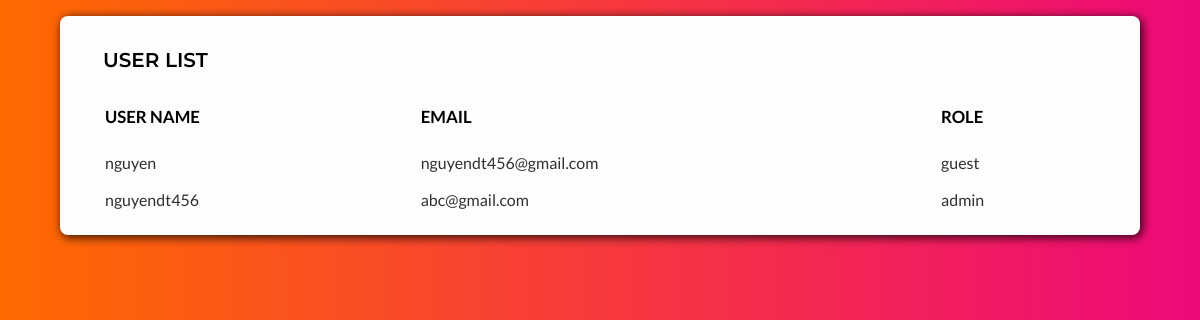
Page / (signed in) on the earlier database version.
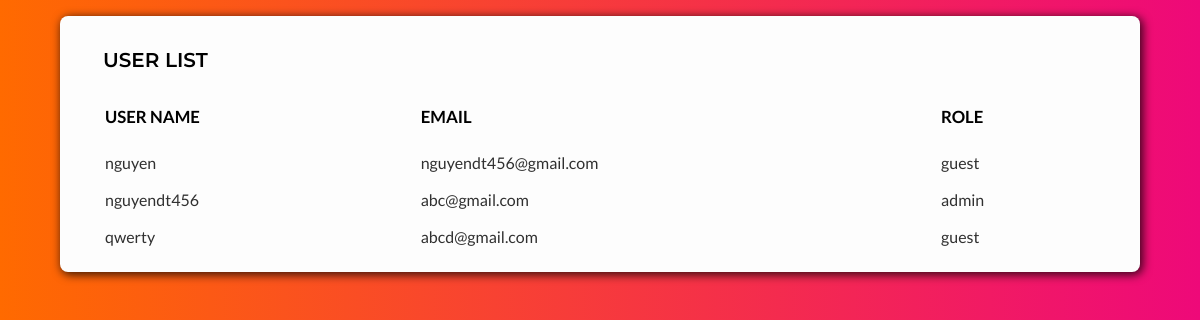
Same page on the later database version.
### models.py (models this page shows, shortened)
class User(db.Model, UserMixin):
    __tablename__ = 'users'
    id = db.Column(db.Integer, primary_key = True)
    username = db.Column(db.String(80), unique = True, nullable = False)
    password = db.Column(db.String(120), unique = False, nullable = False)
    email = db.Column(db.String(120), nullable = False)
    role = db.relationship('Role', secondary = 'user_role', backref = db.backref('roler',lazy = 'dynamic'))

class Role(db.Model):
    __tablename__ = 'roles'
    id = db.Column(db.Integer(), primary_key = True)
    name = db.Column(db.String(20), unique = True)

### routes.py (the view, shortened to what this page needs)
@app.route("/",methods = ['GET','POST'])
def index():
    if current_user.is_authenticated:
        print("ok")
        return render_template("index.html", users = User.query.all())
    return render_template('login.html')

### routes.py (called while the page is built)
@login_manager.user_loader
def load_user(user_id):
    usid = User.query.get(user_id)
    print(usid)
    return usid

### templates/index.html (shortened to what this page needs)
<!DOCTYPE html>
<html lang="en">
    <head>
        <link href="/static/index.css" type="text/css" rel="stylesheet" />
    </head>
    <body>
        <div class="full-width">
            <table class="user-table">
                <caption class="user-table__caption">
                    User List
                </caption>
                <thead class="user-table__header">
                    <tr class="user-table__header__row">
                        <th class="user-table__header__title">User name</th>
                        <th class="user-table__header__title">Email</th>
                        <th class="user-table__header__title">Role</th>
                    </tr>
                </thead>
                <tbody class="bodyuser-table__body">
                    {% for user in users %}
                    <tr class="user-table__body__row">
                        <td class="user-table__body__data">
                            {{user.username}}
                        </td>
                        <td class="user-table__body__data">
                            {{user.email}}
                        </td>
                        <td class="user-table__body__data">
                            {{user.role[0].name}}
                        </td>
                    </tr>
                    {% endfor %}
                </tbody>
            </table>
        </div>
    </body>
</html>

### static/index.css (style rules this page uses)
html, body { margin: 0; background: #ee0979; background: -webkit-linear-gradient( to right, #ff6a00, #ee0979 ); background: linear-gradient( to right, #ff6a00, #ee0979 ); }
.full-width { width: 95vw; overflow: auto; margin: 1rem auto; background-color: #fdfdfd; border-radius: 0.5rem; -webkit-box-shadow: 2px 2px 10px 1px rgba(0, 0, 0, 0.75); -moz-box-shadow: 2px 2px 10px 1px rgba(0, 0, 0, 0.75); box-shadow: 2px 2px 10px 1px rgba(0, 0, 0, 0.75); }
.user-table { width: 90%; margin: 1rem auto 1rem auto; }
.user-table__header__title { padding-bottom: 1rem; text-transform: uppercase; font-family: Lato; font-weight: 600; text-align: left; text-decoration: none; font-size: 1.05rem; }
.user-table__body__data { padding: 0.5rem 1rem 0.5rem 1rem; }
.user-table__header__title { padding: 0 1rem 1rem 1rem; }
.user-table__body__data { font-family: Lato; font-weight: 400; color: #303030; font-size: 1rem; }
.user-table__caption { text-transform: uppercase; font-weight: 600; font-family: Montserrat; font-size: 1.25rem; padding: 1rem 2rem 2rem 1rem; text-align: left; }
@media screen and (min-width: 720px) { .full-width { width: 90vw; overflow: auto; } }
@media screen and (min-width: 720px) { .user-table { width: 95%; margin: 1rem auto 1rem auto; } }

Differences in the rows shown:
added User: username "qwerty", email "abcd@gmail.com", name "guest"
